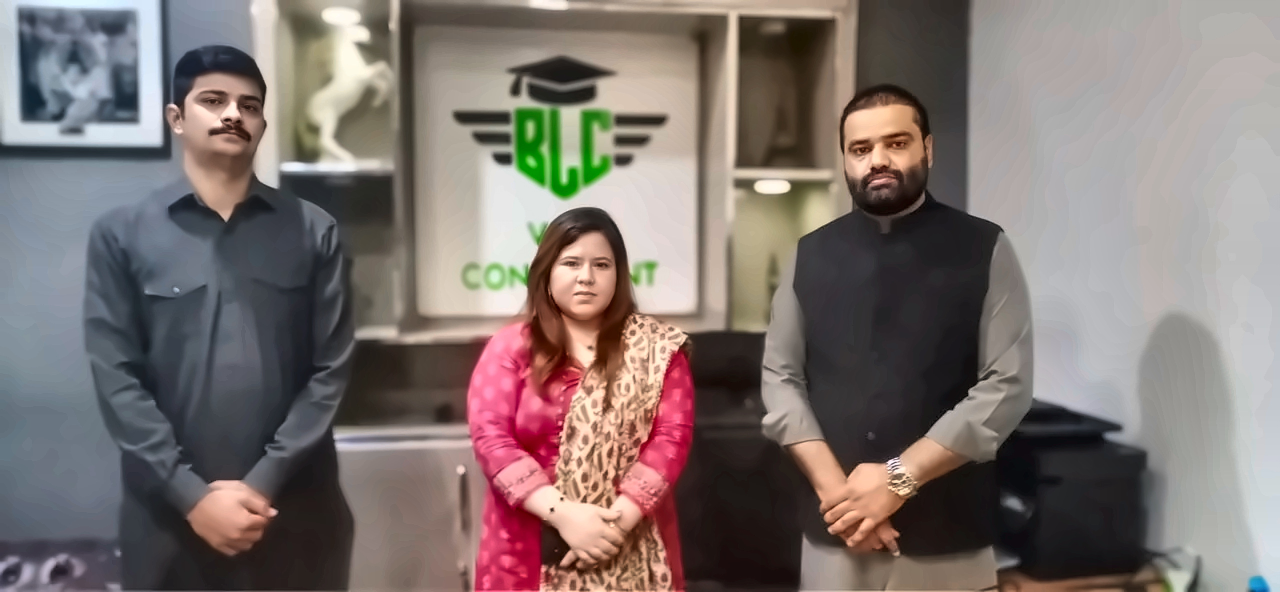
#> input picture ad-creatives/blc-visit/blc-visit-photo-hd.jpg, 2560 x 1184 px (shown at 1/2 size)
$ python trace_logo.py ../../../../ad-creatives/blc-visit/blc-visit-photo-hd.jpg
#> lines starting #> are read from the running program, lines starting #| are printed output that depends on the picture; after the words box and inside, x2 and y2 are one past the last pixel; in counts of white or black regions, pixels touching at a corner belong together
import sys, numpy as np, potrace
from PIL import Image, ImageFilter
src = sys.argv[1]
a = np.array(Image.open(src).convert("RGB")).astype(float)
a = a[:1420]  # drop divider line + "BY ROYAL VISION"
bg = np.array([254, 253, 249.])
inks = {"olive": np.array([95, 100, 71.]), "gold": np.array([178, 152, 118.])}
D = bg - a
best = None
for k, ink in inks.items():
    v = bg - ink
    t = (D @ v) / (v @ v)
    r = np.linalg.norm(D - t[..., None] * v, axis=2)
    if best is None: best = {"t": {k: t}, "r": {k: r}}
    else: best["t"][k] = t; best["r"][k] = r
#> this loop made 2 passes
#> pass 1, `t = (D @ v) / (v @ v)`:
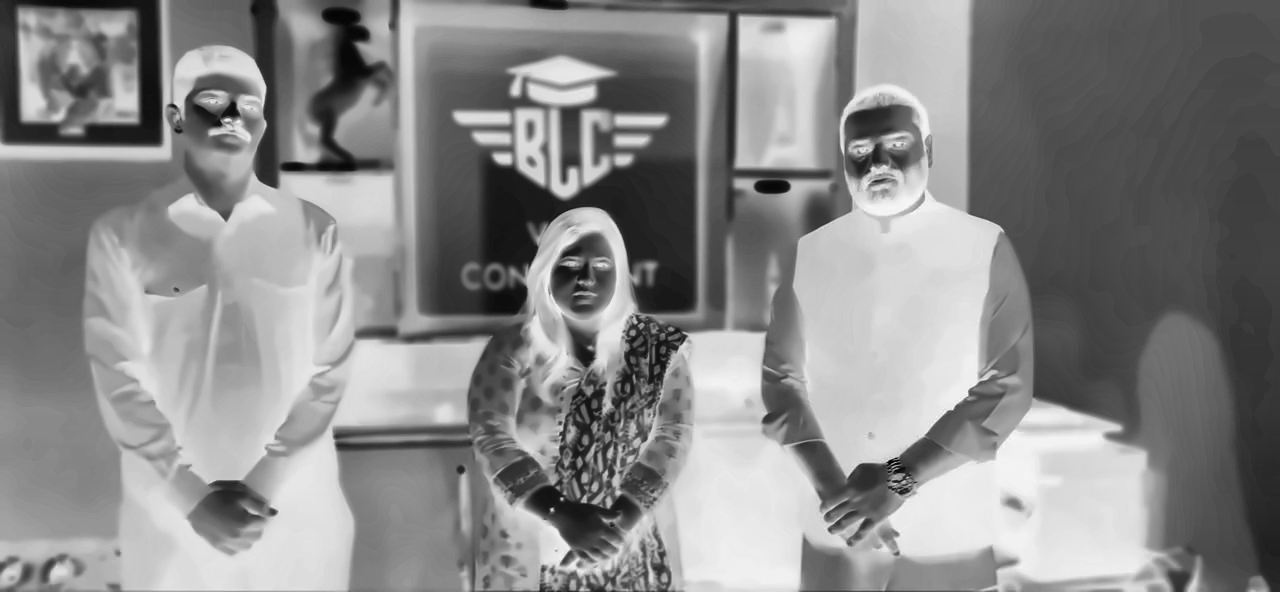
#> t: shape (1184, 2560) float64 (shown at 1/2 size); min -0.0134, max 1.54, mean 0.82; drawn with min black and max white
#> pass 2, `r = np.linalg.norm(D - t[..., None] * v, axis=2)`:
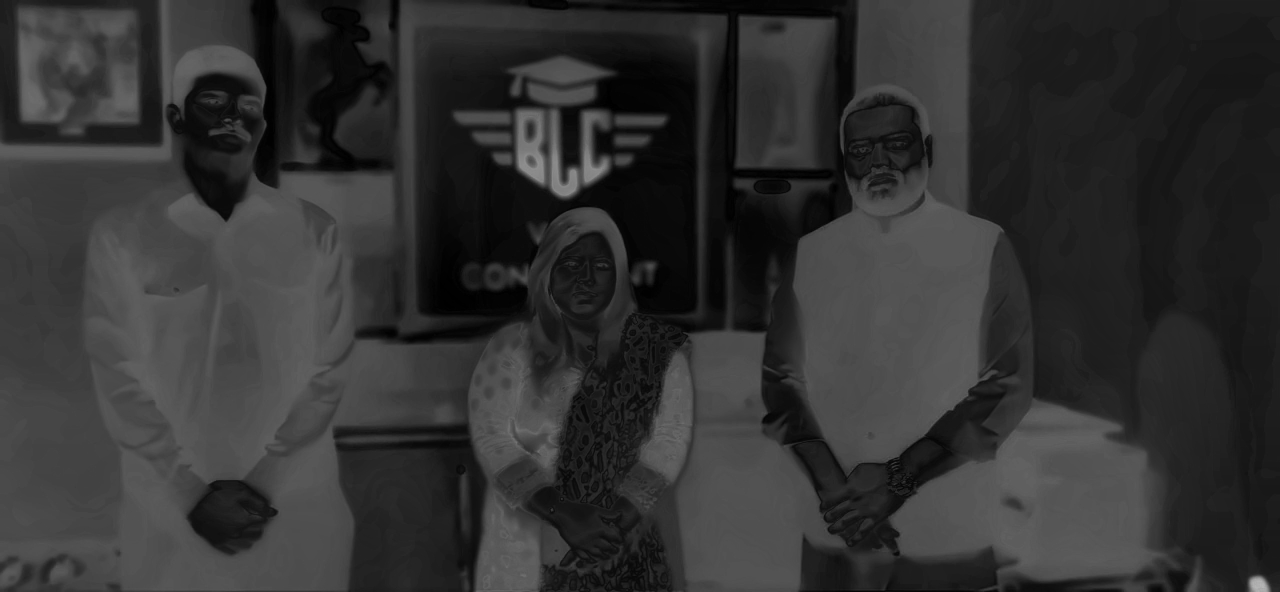
#> r: shape (1184, 2560) float64 (shown at 1/2 size); min 0.087, max 189.9, mean 50.1
#> after the loop, best = 2 items
gold = best["r"]["gold"] < best["r"]["olive"]
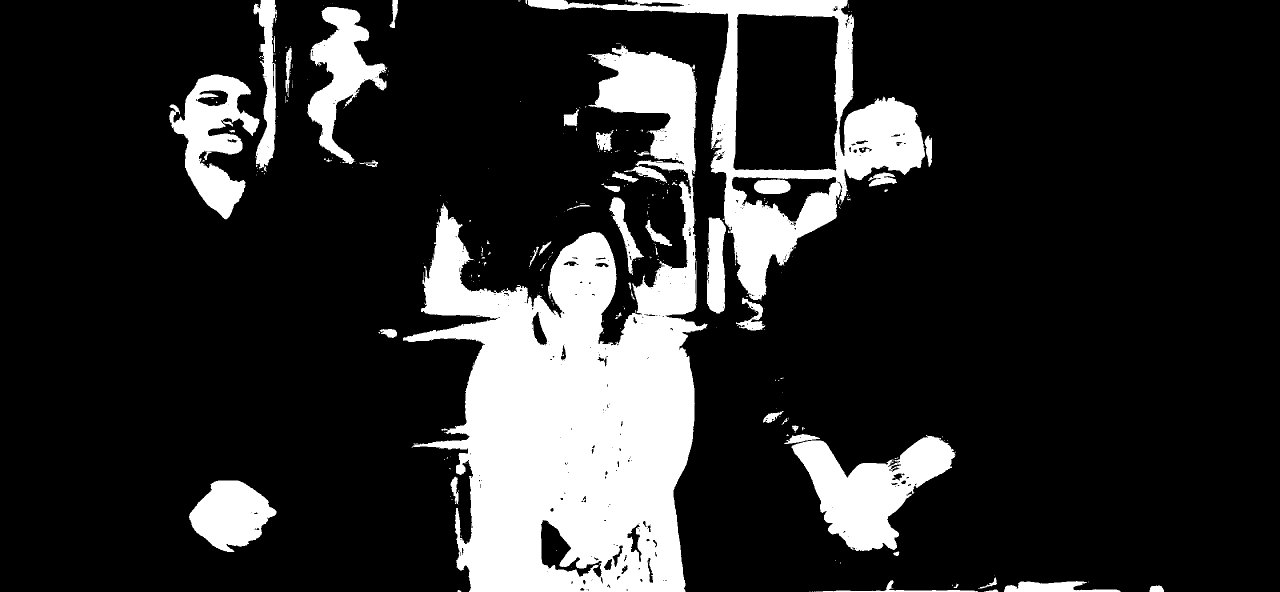
#> gold: shape (1184, 2560) bool (shown at 1/2 size); 17.4% white; 321 white regions (264 under 20 px), largest, box (x1, y1, x2, y2) and area: (806, 91, 1415, 1184) 314761, (1055, 0, 1850, 600) 80777, (1583, 870, 1911, 1102) 36184
alpha = np.clip(np.where(gold, best["t"]["gold"], best["t"]["olive"]) * 1.35, 0, 1)
# gold drop lives only in the mark region; keep text olive
gold &= (np.arange(a.shape[0])[:, None] < 1100)
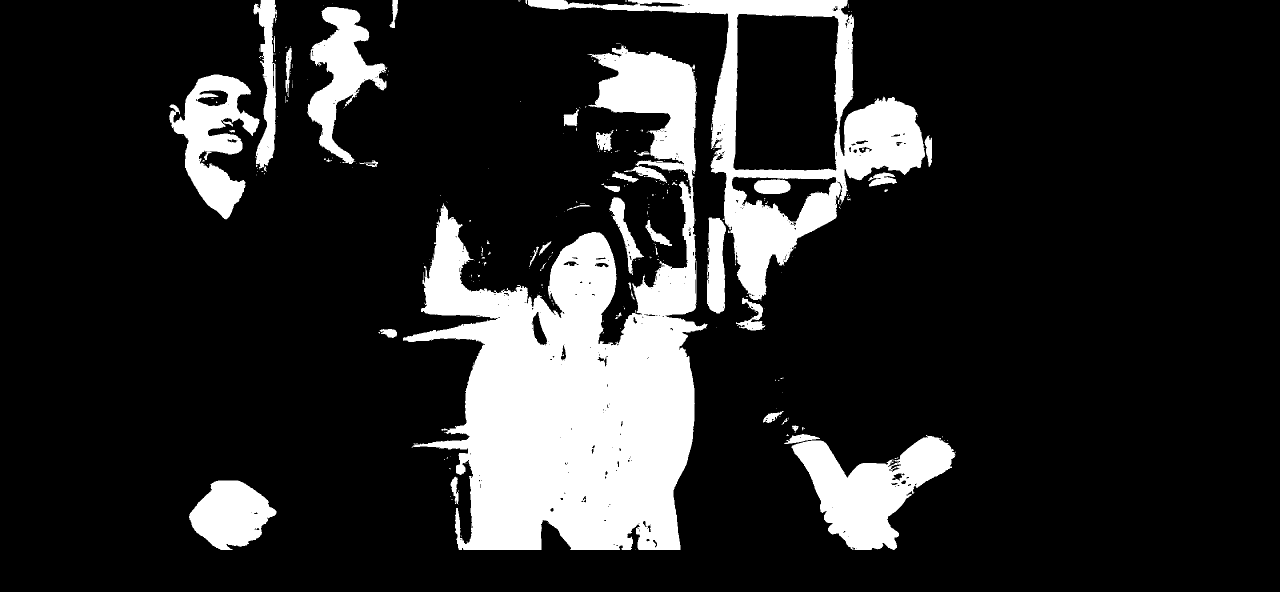
#> gold: shape (1184, 2560) bool (shown at 1/2 size); 16.2% white; 303 white regions (254 under 20 px), largest, box (x1, y1, x2, y2) and area: (806, 91, 1415, 1100) 281810, (1055, 0, 1850, 600) 80777, (1583, 870, 1911, 1100) 36145
def trace(mask_alpha, scale=3):
    im = Image.fromarray((mask_alpha * 255).astype(np.uint8))
    im = im.resize((im.width * scale, im.height * scale), Image.LANCZOS).filter(ImageFilter.GaussianBlur(1.5))
    bm = potrace.Bitmap(np.array(im) <= 127)
    path = bm.trace(turdsize=30, alphamax=1.0, opticurve=True, opttolerance=0.2)
    s = 1 / scale; parts = []
    for c in path:
        st = c.start_point; d = [f"M{st.x*s:.2f},{st.y*s:.2f}"]
        for seg in c.segments:
            if seg.is_corner: d.append(f"L{seg.c.x*s:.2f},{seg.c.y*s:.2f}L{seg.end_point.x*s:.2f},{seg.end_point.y*s:.2f}")
            else: d.append(f"C{seg.c1.x*s:.2f},{seg.c1.y*s:.2f} {seg.c2.x*s:.2f},{seg.c2.y*s:.2f} {seg.end_point.x*s:.2f},{seg.end_point.y*s:.2f}")
        parts.append("".join(d) + "Z")
    return "".join(parts)
H = a.shape[0]
#> H = 1184
rows = np.arange(H)[:, None]
#> rows = 1184 values from 0 to 1183
mark_rows = rows < 1100
d_mark_main = trace(alpha * (~gold) * mark_rows)
#> in trace, `im = Image.fromarray((mask_alpha * 255).astype(np.uint8))`:
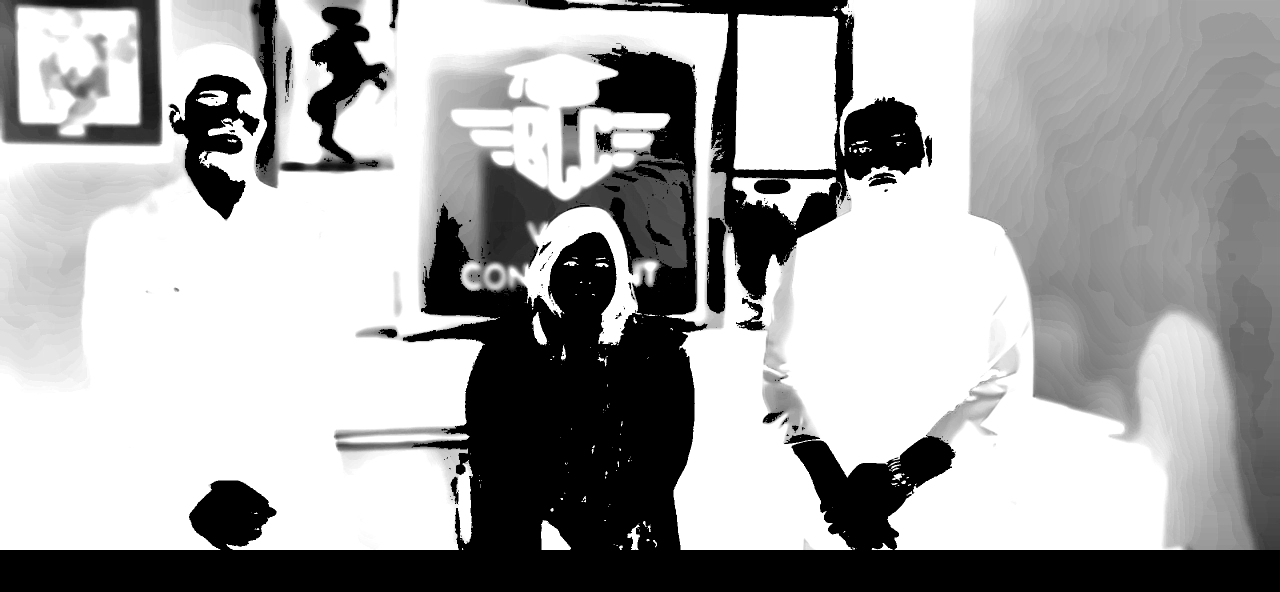
#> im: PIL image 2560x1184 L (shown at 1/2 size); min 0, max 255, mean 167.3
#> (the run stopped early here; a loop or call above may not have finished)
